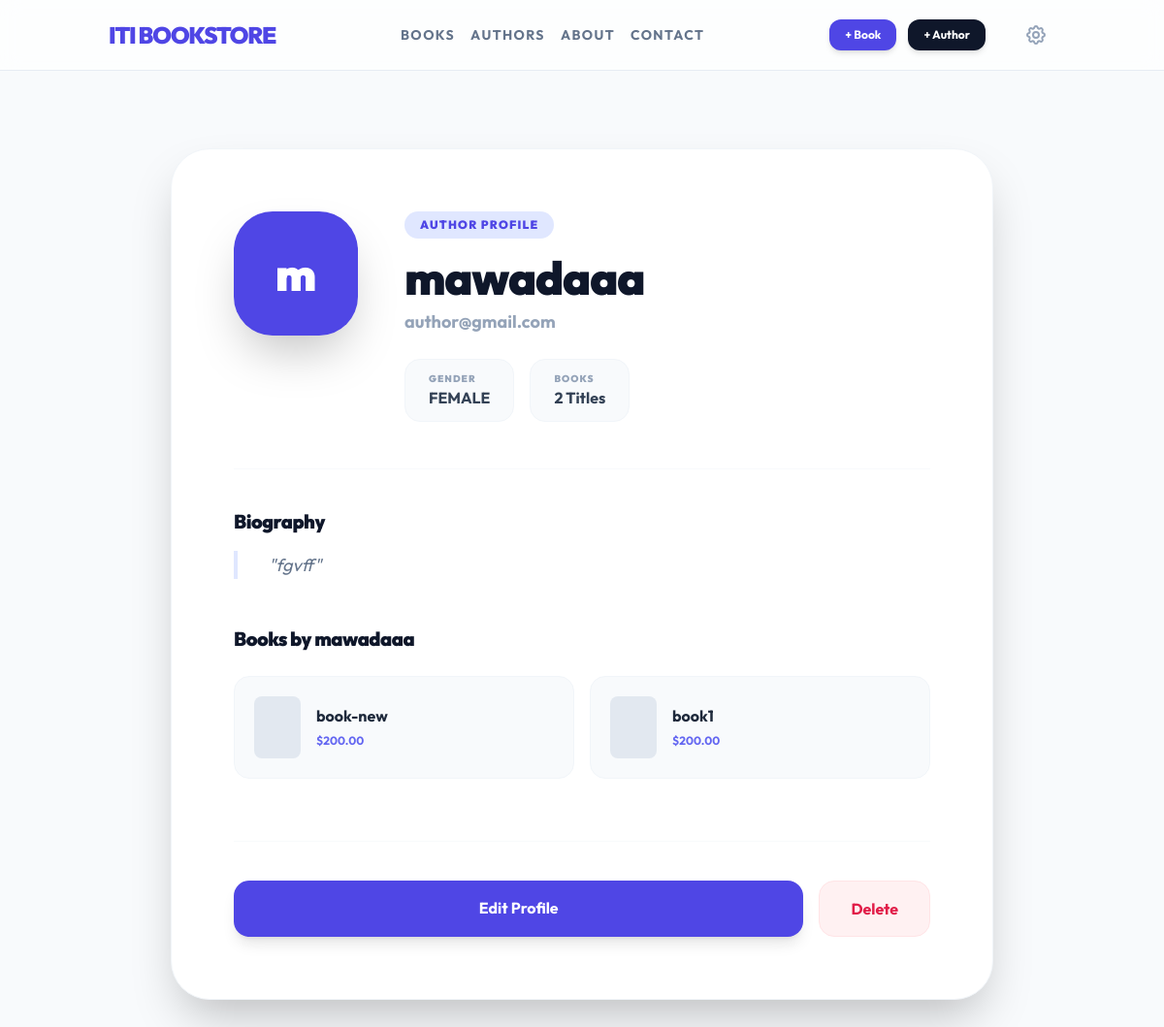
The page /authors/1/ on the database as committed earlier.
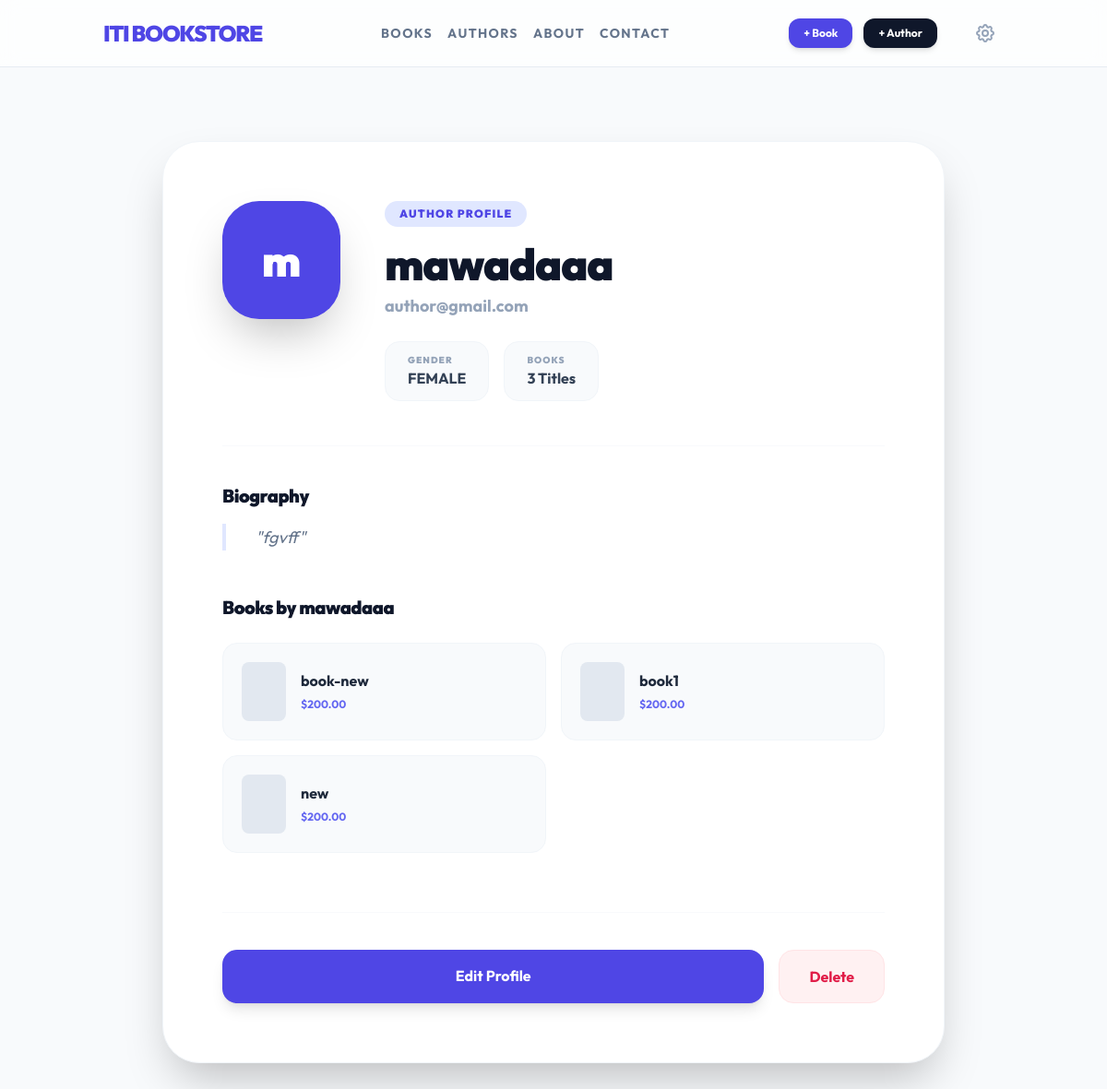
The same page on the database as committed later.
### authors/models.py (models this page shows, shortened)
class Author(models.Model):
    GENDER_CHOICES = [
        ('M', 'Male'),
        ('F', 'Female'),
    ]
    name = models.CharField(max_length=200)
    email = models.EmailField(unique=True)
    bio = models.TextField()
    gender = models.CharField(max_length=1, choices=GENDER_CHOICES)
    created_at = models.DateTimeField(auto_now_add=True)
    updated_at = models.DateTimeField(auto_now=True)

### books/models.py (models this page shows, shortened)
class Book(models.Model):
    title = models.CharField(max_length=255, unique=True)
    brief = models.TextField()
    image = models.ImageField(upload_to='books/images/', null=True, blank=True)
    no_of_page = models.IntegerField(validators=[MinValueValidator(1)])
    price = models.DecimalField(max_digits=10, decimal_places=2, validators=[MinValueValidator(0.01)])
    created_at = models.DateTimeField(auto_now_add=True)
    updated_at = models.DateTimeField(auto_now=True)
    authors = models.ManyToManyField(Author, related_name='books')

### authors/views.py (the view)
# urls.py: path('<int:pk>/', AuthorDetailView.as_view(), name='authors.detail'),
class AuthorDetailView(DetailView):
    model = Author
    template_name = 'authors/author_info.html'
    context_object_name = 'author'

### authors/templates/authors/author_info.html (shortened to what this page needs)
{% extends "base.html" %}
{% block content %}
    <div class="container mx-auto px-6 py-20 max-w-4xl">
        <div class="bg-white rounded-[2.5rem] shadow-2xl overflow-hidden border border-slate-100">
            <div class="p-10 md:p-16">
                <div class="flex flex-col md:flex-row items-center md:items-start space-y-8 md:space-y-0 md:space-x-12 mb-12">
                    <div class="w-32 h-32 bg-indigo-600 rounded-[2.5rem] flex items-center justify-center text-white text-5xl font-black shadow-2xl">
                        {{ author.name|first }}
                    </div>
                    <div class="text-center md:text-left flex-1">
                        <span class="inline-block bg-indigo-100 text-indigo-600 px-4 py-1.5 rounded-full text-xs font-black uppercase tracking-widest mb-4">Author Profile</span>
                        <h1 class="text-4xl md:text-5xl font-black text-slate-900 tracking-tight leading-tight mb-2">{{ author.name }}</h1>
                        <p class="text-slate-400 font-bold text-lg mb-6">{{ author.email }}</p>
                        <div class="flex flex-wrap justify-center md:justify-start gap-4">
                            <div class="bg-slate-50 px-6 py-3 rounded-2xl border border-slate-100">
                                <span class="block text-[10px] font-black text-slate-400 uppercase tracking-widest">Gender</span>
                                <span class="text-slate-700 font-bold uppercase">{{ author.get_gender_display }}</span>
                            </div>
                            <div class="bg-slate-50 px-6 py-3 rounded-2xl border border-slate-100">
                                <span class="block text-[10px] font-black text-slate-400 uppercase tracking-widest">Books</span>
                                <span class="text-slate-700 font-bold">{{ author.books.count }} Titles</span>
                            </div>
                        </div>
                    </div>
                </div>
                <div class="border-t border-slate-50 pt-10">
                    <h3 class="text-xl font-black text-slate-900 mb-4 tracking-tight">Biography</h3>
                    <p class="text-slate-500 text-lg leading-relaxed italic border-l-4 border-indigo-100 pl-8 mb-12">
                        "{{ author.bio }}"
                    </p>
                    <h3 class="text-xl font-black text-slate-900 mb-6 tracking-tight">Books by {{ author.name }}</h3>
                    <div class="grid grid-cols-1 sm:grid-cols-2 gap-4">
                        {% for book in author.books.all %}
                        <a href="{% url 'book_info' book.id %}" class="bg-slate-50 hover:bg-white p-5 rounded-2xl border border-slate-100 hover:shadow-xl transition-all flex items-center space-x-4">
                            <div class="w-12 h-16 bg-slate-200 rounded-lg flex-shrink-0"></div>
                            <div>
                                <h4 class="font-bold text-slate-800">{{ book.title }}</h4>
                                <span class="text-xs text-indigo-500 font-bold">${{ book.price }}</span>
                            </div>
                        </a>
                        {% empty %}
                        <p class="text-slate-400 italic">No books linked to this author yet.</p>
                        {% endfor %}
                    </div>
                    <div class="flex gap-4 mt-16 pt-10 border-t border-slate-50">
                        <a href="{% url 'authors.edit' author.pk %}" class="flex-1 bg-indigo-600 text-white font-bold py-4 px-8 rounded-2xl shadow-lg hover:bg-indigo-700 transition-all text-center">Edit Profile</a>
                        <a href="{% url 'authors.delete' author.pk %}" class="bg-rose-50 text-rose-600 font-bold py-4 px-8 rounded-2xl border border-rose-100 hover:bg-rose-100 transition-all text-center">Delete</a>
                    </div>
                </div>
            </div>
        </div>
    </div>
{% endblock %}

Rows that differ between the two databases and show on the page:
computed for Author "mawadaaa": books.count "2" → "3"
added Book: title "new", price "200.00"
